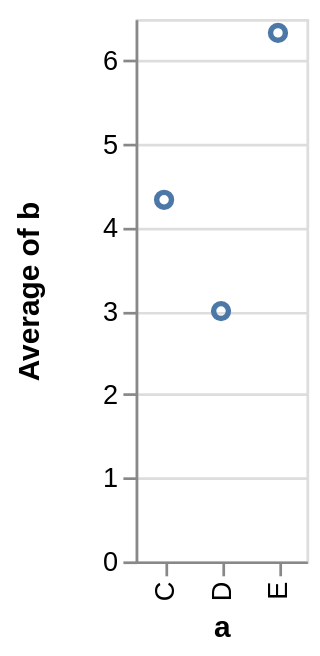

Specify this chart in Vega-Lite:
### Vega specification from a JSON file in a GitHub repository (floating-point values rounded to 4 significant figures)
{"$schema": "https://vega.github.io/schema/vega/v3.json", "autosize": "pad", "padding": 5, "height": 200, "style": "cell", "data": [{"name": "source_0", "values": [{"a": "C", "b": 2}, {"a": "C", "b": 7}, {"a": "C", "b": 4}, {"a": "D", "b": 1}, {"a": "D", "b": 2}, {"a": "D", "b": 6}, {"a": "E", "b": 8}, {"a": "E", "b": 4}, {"a": "E", "b": 7}]}, {"name": "data_0", "source": "source_0", "transform": [{"type": "formula", "expr": "toNumber(datum[\"b\"])", "as": "b"}, {"type": "aggregate", "groupby": ["a"], "ops": ["average"], "fields": ["b"], "as": ["average_b"]}]}], "signals": [{"name": "x_step", "value": 21}, {"name": "width", "update": "bandspace(domain('x').length, 1, 0.5) * x_step"}], "marks": [{"name": "marks", "type": "symbol", "style": ["point"], "from": {"data": "data_0"}, "encode": {"update": {"fill": {"value": "transparent"}, "stroke": {"value": "#4c78a8"}, "x": {"scale": "x", "field": "a"}, "y": {"scale": "y", "field": "average_b"}}}}], "scales": [{"name": "x", "type": "point", "domain": {"data": "data_0", "field": "a", "sort": true}, "range": {"step": {"signal": "x_step"}}, "padding": 0.5}, {"name": "y", "type": "linear", "domain": {"data": "data_0", "field": "average_b"}, "range": [{"signal": "height"}, 0], "nice": true, "zero": true}], "axes": [{"scale": "x", "orient": "bottom", "title": "a", "encode": {"labels": {"update": {"angle": {"value": 270}, "align": {"value": "right"}, "baseline": {"value": "middle"}}}}, "zindex": 1}, {"scale": "y", "orient": "left", "title": "Average of b", "labelOverlap": true, "tickCount": {"signal": "ceil(height/40)"}, "zindex": 1}, {"scale": "y", "orient": "left", "grid": true, "tickCount": {"signal": "ceil(height/40)"}, "gridScale": "x", "domain": false, "labels": false, "maxExtent": 0, "minExtent": 0, "ticks": false, "zindex": 0}], "config": {"axisY": {"minExtent": 30}}}
